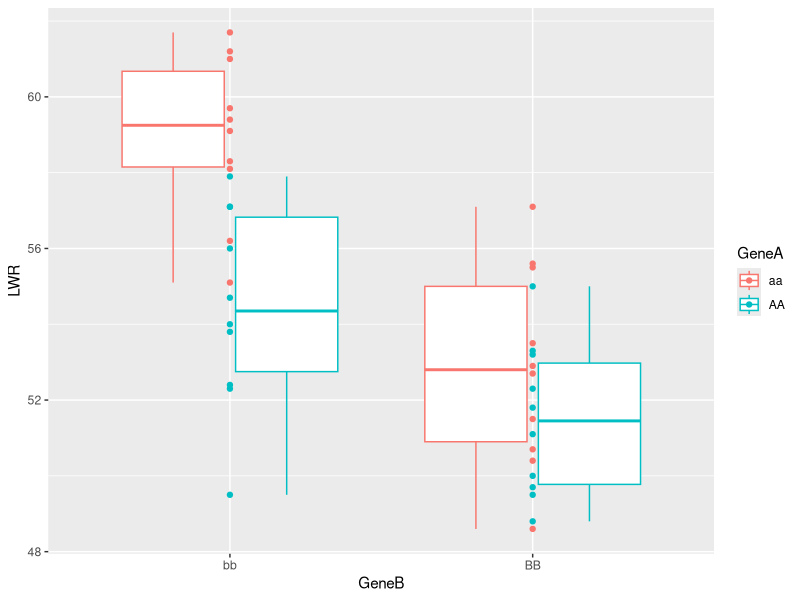
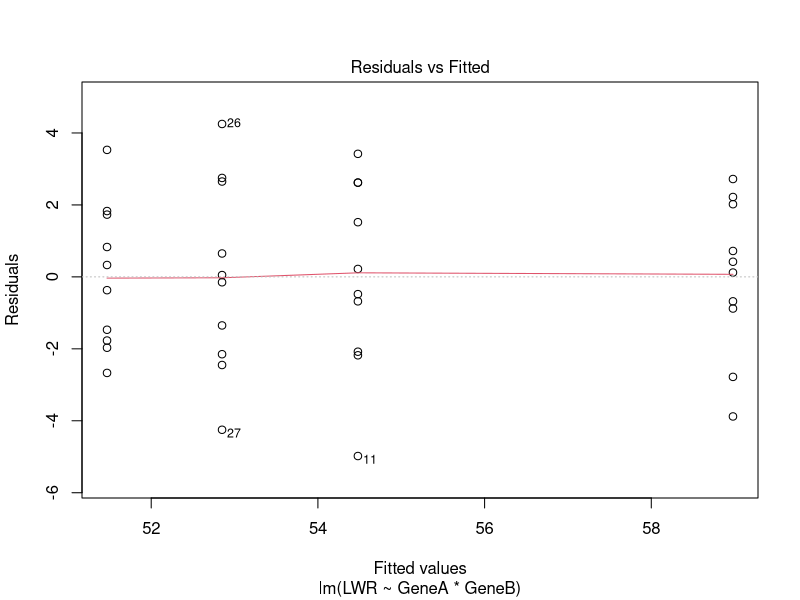
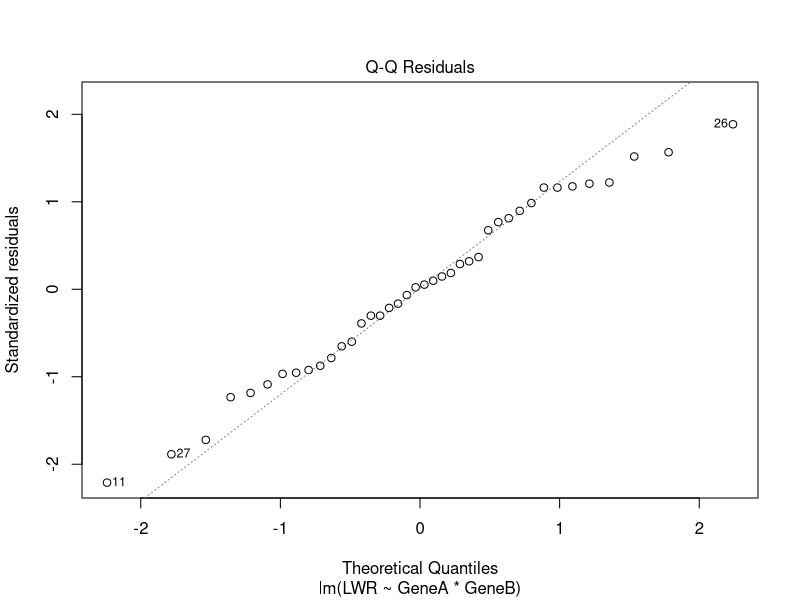

Generate these figures, in order, with R:
# Day 2 - Chapter 3 Statistical Modelling: Understanding Mean Structure
library(ggplot2)
library(tidyverse)
library(reshape2)
library(emmeans)

# load data from a folder within a R project
data2 <- read.csv('data/Prac3_mock_LWR.csv')

str(data2)
View(data2)

ggplot(data2, aes(GeneB, LWR, colour=GeneA)) +
  geom_boxplot() + geom_point()

lm_data2 <- lm(LWR ~ GeneA*GeneB, data = data2) # analyses interaction as well
anova(lm_data2)
summary(lm_data2)

#compare A with each level of B # A effect in the presene and absence of B
emmeans(lm_data2, pairwise~GeneA|GeneB) 

#Assessing model assumptions
plot(lm_data2, which=c(1,2)) #gives first two plots only
